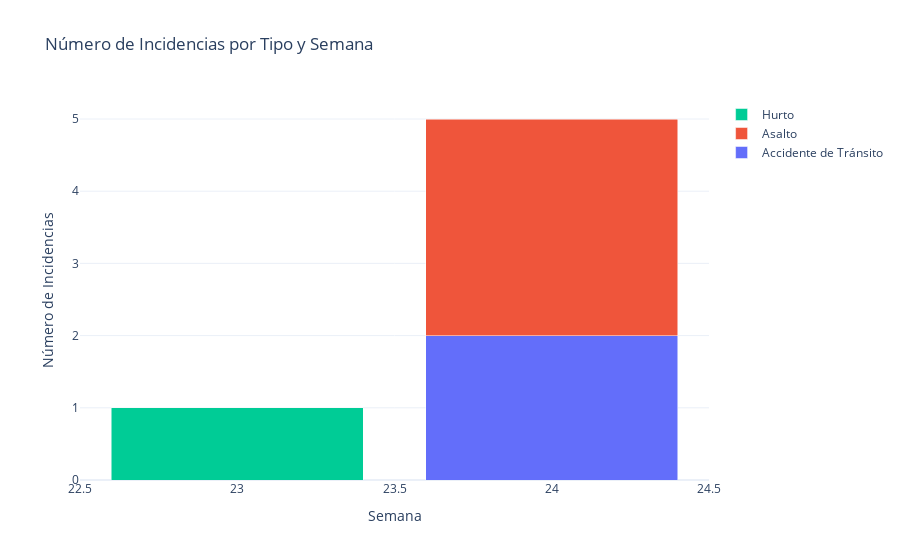

The cell this chart's notebook holds for it:
### Code cell
import pandas as pd
import plotly.graph_objects as go
import plotly.express as px

def plot_incidence_by_type_and_week(df):
    # Asegurarse de que 'date_incident' esté en formato de fecha
    df['date_incident'] = pd.to_datetime(df['date_incident'])

    # Agregar una columna de semana basada en 'date_incident'
    df['week'] = df['date_incident'].dt.isocalendar().week

    # Agrupar por tipo de incidencia y semana, y contar el número de incidencias
    weekly_incidence = df.groupby(['type_name', 'week']).size().reset_index(name='count')

    # Crear una figura de Plotly
    fig = go.Figure()

    # Generar una lista de colores únicos usando la paleta de colores de Plotly
    colors = px.colors.qualitative.Plotly

    # Iterar sobre cada tipo de incidencia y añadir una barra para cada una
    for i, type_name in enumerate(weekly_incidence['type_name'].unique()):
        df_type = weekly_incidence[weekly_incidence['type_name'] == type_name]
        fig.add_trace(go.Bar(
            x=df_type['week'],
            y=df_type['count'],
            name=type_name,
            marker=dict(color=colors[i % len(colors)])  # Asignar un color único
        ))

    # Configurar el diseño del gráfico
    fig.update_layout(
        title='Número de Incidencias por Tipo y Semana',
        xaxis_title='Semana',
        yaxis_title='Número de Incidencias',
        barmode='stack',  # Para apilar las barras
        template='plotly_white'
    )

    # Mostrar el gráfico
    fig.show()

# Llamar a la función con el DataFrame
plot_incidence_by_type_and_week(df)

### Figure 1 — Plotly figure (JSON) as saved in the notebook; plotly's stock layout.template omitted (floating-point values rounded to 4 significant figures)
{"data": [{"marker": {"color": "#636EFA"}, "name": "Accidente de Tránsito", "type": "bar", "x": [24], "y": [2]}, {"marker": {"color": "#EF553B"}, "name": "Asalto", "type": "bar", "x": [24], "y": [3]}, {"marker": {"color": "#00CC96"}, "name": "Hurto", "type": "bar", "x": [23], "y": [1]}], "layout": {"barmode": "stack", "title": {"text": "Número de Incidencias por Tipo y Semana"}, "xaxis": {"title": {"text": "Semana"}}, "yaxis": {"title": {"text": "Número de Incidencias"}}}}
